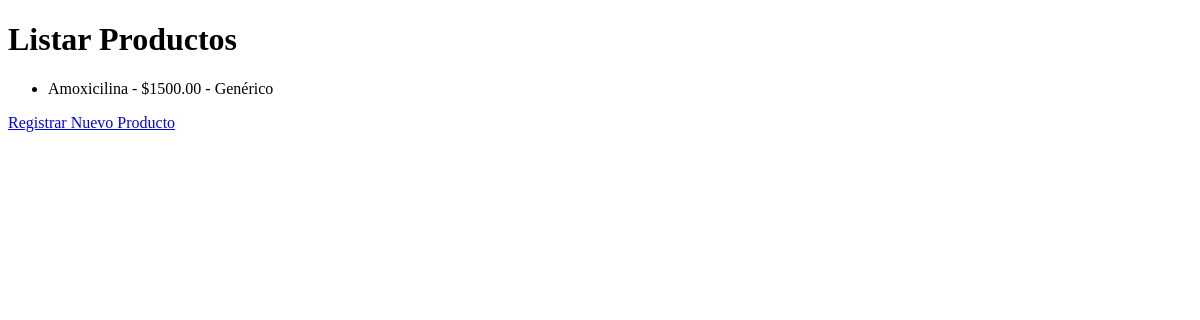
Page /productos/listar/ on the earlier database version.
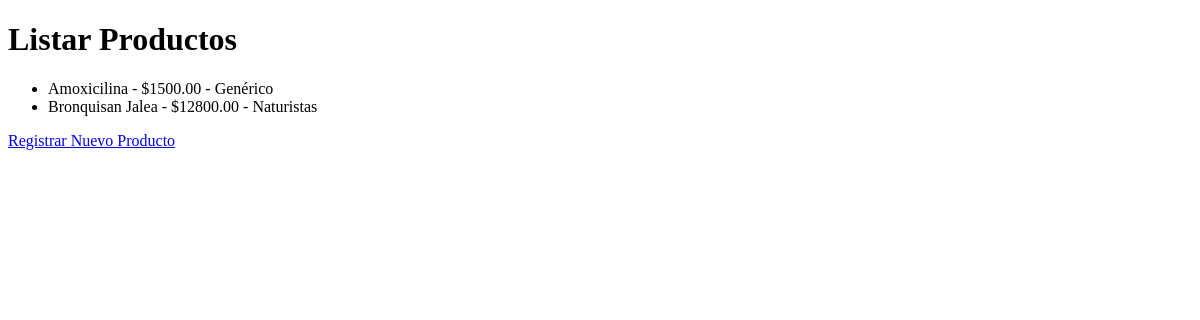
Same page on the later database version.
### productos/models.py (models this page shows, shortened)
class Producto(models.Model):
    id = models.AutoField(primary_key=True)
    nombre = models.CharField(max_length=50)
    codigo_barras = models.CharField(max_length=50)
    precio = models.DecimalField(max_digits=10, decimal_places=2)
    fecha_caducidad = models.DateField()
    cantidad_inventario = models.PositiveIntegerField()
    tipo = models.ForeignKey(TipoProducto, on_delete=models.CASCADE)

### tipos_productos/models.py (models this page shows, shortened)
class TipoProducto(models.Model):
    nombre = models.CharField(max_length=100)

### productos/views.py (the view)
# urls.py: path('listar/', views.listar_productos, name='listar_productos'),
def listar_productos(request):
    productos = Producto.objects.all()
    return render(request, 'productos/listar_productos.html', {'productos': productos})

### productos/templates/productos/listar_productos.html (shortened to what this page needs)
{% block content %}
<!DOCTYPE html>
<html>
<head>
</head>
<body>
    <h1>Listar Productos</h1>
    <ul>
        {% for producto in productos %}
            <li>{{ producto.nombre }} - ${{ producto.precio }} - {{ producto.tipo.nombre }}</li>
        {% endfor %}
    </ul>
    <a href="{% url 'registrar_producto' %}">Registrar Nuevo Producto</a>
</body>
</html>
{% endblock content %}

Differences in the rows shown:
added Producto: nombre "Bronquisan Jalea", precio "12800.00", tipo.nombre "Naturistas"
